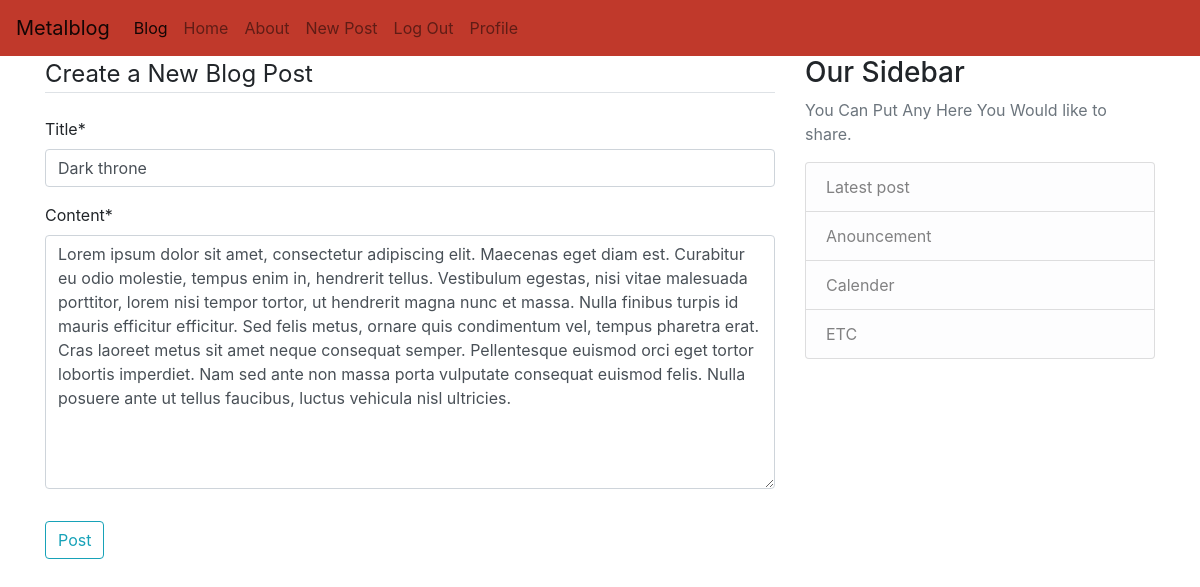
/post/22/update (signed in), run on the app's committed database.
### blog/models.py (models this page shows, shortened)
class Post(models.Model):
    title = models.CharField(max_length=100)
    content = models.TextField()
    date_posted = models.DateTimeField(default=timezone.now)
    author = models.ForeignKey(User, on_delete=models.CASCADE)

### blog/views.py (the view, shortened to what this page needs)
class PostUpdateView(LoginRequiredMixin, UserPassesTestMixin, UpdateView):
	model = Post
	fields = ['title', 'content']
	def test_func(self):
		post = self.get_object()
		if self.request.user == post.author:
			return True
		else:
			return False

### blog/templates/blog/post_form.html (shortened to what this page needs)
{% extends "blog/base.html" %}
{% load crispy_forms_tags %}
{% block content%}
   <div class="content-section">
        <form method="POST">
            <fieldset class="form-group">
                <legend class="border-bottom mb-4">Create a New Blog Post</legend>
                {{ form|crispy }}
            </fieldset>
            <div class="form-group">
                <button class="btn btn-outline-info" type="submit">Post</button>
            </div>
        </form>
    </div>
{% endblock content %}

### data on the page
Post: title "Dark throne", content "Lorem ipsum dolor sit amet, consectetur adipiscing elit. Maecenas eget diam est. Curabitur eu odio molestie, tempus enim in, hendrerit tellus. Vestibulum egestas, nisi vitae malesuada porttitor, lorem nisi tempor tortor, ut hendrerit magna nunc et massa. Nulla finibus turpis id mauris efficitur efficitur. Sed felis metus, ornare quis condimentum vel, tempus pharetra erat. Cras laoreet metus sit amet neque consequat semper. Pellentesque euismod orci eget tortor lobortis imperdiet. Nam sed ante non massa porta vulputate consequat euismod felis. Nulla posuere ante ut tellus faucibus, luctus vehicula nisl ultricies."
